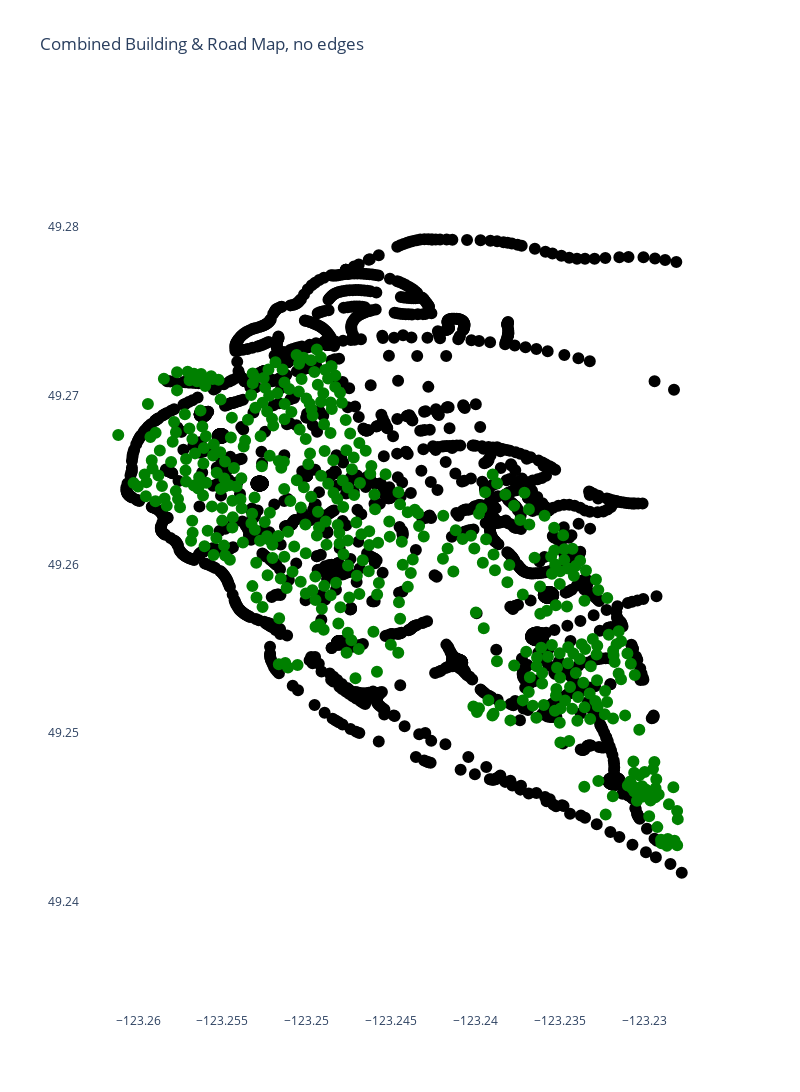

The notebook cell saved with this chart:
### Code cell
merged_G_noedges = nx.Graph()

for node in roads_G.nodes(data=True):
    merged_G_noedges.add_node(node[0], pos=node[1]['pos'])

for node in building_G.nodes(data=True):
    merged_G_noedges.add_node(node[0], pos=node[1]['pos'])

# Extract positions of nodes for visualization
pos = nx.get_node_attributes(merged_G_noedges, 'pos')

node_x = [x for node, (x, y) in pos.items()]
node_y = [y for node, (x, y) in pos.items()]
node_text = [str(node) for node, (x, y) in pos.items()]

edge_x = []
edge_y = []
edge_trace = create_edges(edge_x, edge_y)
node_trace = create_nodes(node_x, node_y, node_text)

fig = create_fig(edge_trace, node_trace, name="Combined Building & Road Map, no edges", width=800, height=1200)

fig.show()

### Figure 1 — Plotly figure (JSON) as saved in the notebook; plotly's stock layout.template omitted (floating-point values rounded to 4 significant figures; data arrays with more than 128 entries replaced by an {"elided": "..."} marker saying what was removed)
{"data": [{"hoverinfo": "none", "line": {"color": "#888", "width": 1}, "mode": "lines", "type": "scatter", "x": [], "y": []}, {"hoverinfo": "text", "marker": {"color": {"elided": "3010 str values"}, "line": {"color": {"elided": "3010 str values"}, "width": 2}, "size": 10}, "mode": "markers", "text": {"elided": "3010 str values"}, "textposition": "top center", "type": "scatter", "x": {"elided": "3010 float values"}, "y": {"elided": "3010 float values"}}], "layout": {"height": 1200, "showlegend": false, "title": {"text": "Combined Building & Road Map, no edges"}, "width": 800, "xaxis": {"scaleanchor": "y", "scaleratio": 1, "showgrid": false, "zeroline": false}, "yaxis": {"scaleanchor": "x", "scaleratio": 1, "showgrid": false, "zeroline": false}}}
